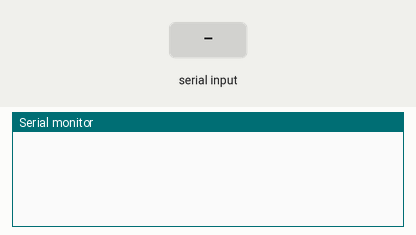
A sketch run on a simulated Arduino Uno, built with avr-gcc and run on an emulated ATmega328P. On the bench: the last lines printed to the serial monitor. The test bench sets the inputs (shaded band).

Above: at 1.2 s.
1.3 s: "REQ:DATA\n" received over Serial
At 2.4 s:
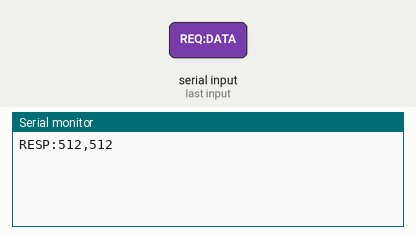
2.8 s: "REQ:DEBUG TRUE\n" received over Serial
At 3.7 s:
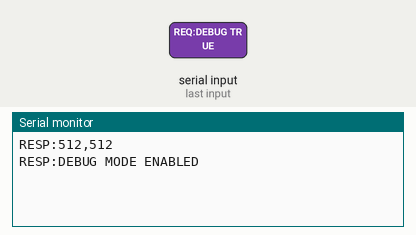
4.3 s: "REQ:DEBUG FALSE\n" received over Serial
At 4.9 s:
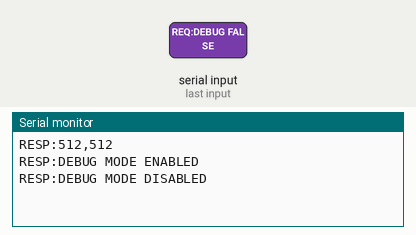
5.8 s: "1\n" received over Serial
At 6.7 s:
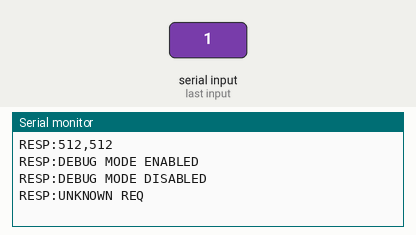

Measured:
- after the input at 1.3 s, the serial monitor: prints a new line at once (image 1)
- after the input at 2.8 s, the serial monitor: prints a new line at once (image 2)
- after the input at 4.3 s, the serial monitor: prints a new line at once (image 3)
- after the input at 5.8 s, the serial monitor: prints a new line at once (image 4)

The sketch:

controller.ino
```cpp
/*  controller.ino
 *  @file      controller.ino
 *  @author    Peyton Anton Rapo
 *  @date      11-March-2024
 *  @brief     Code to run on controller for use in controlling car for final project (Part C) of lab 4
 *
 *  This code will read in requests from serial and will handle these requests accordingly. Currently supports:
 *  - Data Requests (REQ:DATA)
 *  - Debug Enable Requests (REQ:DEBUG TRUE)
 *  - Debug Enable Requests (REQ:DEBUG FALSE)
 *
 *  Note: This code probably doesn't need to rely upon FreeRTOS, but serves as good practice so using it.
 *        Also, car.ino will feature very similar logic as they are both designed in the same way to interface with the python server.
 *
 *  Acknowledgments:
 *  - FreeRTOS Blink_AnalogRead example served as the starting point for this code
 *  - FreeRTOS Documentation
 *  - Arduino Documentation
 *  - FreeRTOS debugging tips (provided by course staff)
 */

#include <Arduino_FreeRTOS.h>
#include <queue.h>

////////////////////////////////////////////////
// DEBUG VARIABLES
////////////////////////////////////////////////
bool DEBUG = false;

////////////////////////////////////////////////
// TASK SKELETONS
////////////////////////////////////////////////

void TaskCommunicationManager( void *pvParameters );

void TaskAnalogRead( void *pvParameters );

////////////////////////////////////////////////
// COMMUNICATION MANAGER VARIABLES
////////////////////////////////////////////////

// Pointer to TaskAnalogRead so I can start/suspend it as needed
TaskHandle_t readPtr = NULL;

// TaskAnalogRead fills the commQueue will data to send
// TaskCommunicationManager will read from commQueue and send to the arduino via serial
QueueHandle_t commQueue = NULL;

////////////////////////////////////////////////
// ANALOG READ VARIABLES
////////////////////////////////////////////////

// Pins for reading from the thumbstick
#define VRx A0
#define VRy A1

struct thumbstickData {
  int xVal;
  int yVal;
};

////////////////////////////////////////////////
// ARDUINO SETUP & LOOP
////////////////////////////////////////////////

/**
 * @brief will run once at the beginning of the arduino life cycle. Assumes connected to computer to start
 *
 * REFERENCES: Used Blink_AnalogRead FreeRTOS example as the starter code for this method
 */
void setup() {
  // Want this to occur before anything else, and not multithreaded.
  // Start serial on baud rate of 9600. Can be interfaced with from serial monitor (for debugging purposes) or from the python server
  Serial.begin(9600);

  while (!Serial) {
    ; // wait for serial port to connect. Needed for native USB, on LEONARDO, MICRO, YUN, and other 32u4 based boards.
  }

  // Only the communication manager is initially active since we need the python server to initiate a data request
  xTaskCreate(
    TaskCommunicationManager
    ,  "CommunicationManager"
    ,  128
    ,  NULL
    ,  0
    ,  NULL );

  // Now the task scheduler, which takes over control of scheduling individual tasks, is automatically started.
}

/**
 * @brief run as often as possible on the arduino. Not used for FreeRTOS.
 *
 * REFERENCES: Used Blink_AnalogRead FreeRTOS example as the starter code for this method
 */
void loop()
{
  // Empty. Things are done in Tasks.
}

////////////////////////////////////////////////
// COMMUNICATION MANAGER TASK
////////////////////////////////////////////////

/**
 * @brief Reads REQ messages from Serial (either serial monitor, if debugging, or from the python server over usb) and handles the messages accordingly. Supports data and debug enable/disable requests.
 *
 * REFERENCES: Used Blink_AnalogRead FreeRTOS example as the starter code for this method, Arduino and FreeRTOS documentation, and the FreeRTOS debugging tips provided by the course staff.
 */
void TaskCommunicationManager(void *pvParameters)
{
  (void) pvParameters;

  // wait for 10 ms as recommended in the FreeRTOS debugging tips
  vTaskDelay( 10 / portTICK_PERIOD_MS );

  // this will only be run once since TaskCommunicationManager is only called once
  communicationManagerSetup();

  readPtr = NULL;
  // Always want to be in a loop of reading data from thumbstick, sending to serial, and waiting for an ACK
  for (;;) {
    // Wait for a REQ message from Serial (Blocking)
    while(!Serial.available()) { // block until there is data to read
      // Checking at a rate of 100Hz (100 times per second) so should be fast enough for real time, while waiting some time
      vTaskDelay( 10 / portTICK_PERIOD_MS ); // wait for 10 ms
    }

    // Handle REQ message (in the form of "REQ:request\n")
    String req = Serial.readStringUntil('\n');

    // for each REQ message we must reply with a RESP message
    if (req.equals("REQ:DATA")) { // request for thumbstick data
      debug("Recevied Request: DATA");
      thumbstickData data = getThumbstickData();
      Serial.println("RESP:" + String(data.xVal) + "," + String(data.yVal));
    } else if (req.equals("REQ:DEBUG TRUE")) { // request to enable debug mode
      DEBUG = true;
      Serial.println("RESP:DEBUG MODE ENABLED");
    } else if (req.equals("REQ:DEBUG FALSE")) { // request to disable debug mode
      DEBUG = false;
      Serial.println("RESP:DEBUG MODE DISABLED");
    } else { // unknown request
      debug("Error Recevied Unknown Request: " + req);
      Serial.println("RESP:UNKNOWN REQ");
    }
  }
}

////////////////////////////////////////////////
// ANALOG READ TASK
////////////////////////////////////////////////

/**
 * @brief Reads in X and Y data from the analog thumbstick and adds it to the commQueue. Relies on TaskCommunicationManager to start this task.
 *
 * REFERENCES: Used Blink_AnalogRead FreeRTOS example as the starter code for this method, FreeRTOS documentation, and the FreeRTOS debugging tips provided by the course staff.
 */
void TaskAnalogRead(void *pvParameters)
{
  (void) pvParameters;

  // wait for 10 ms as recommended in the FreeRTOS debugging tips
  vTaskDelay( 10 / portTICK_PERIOD_MS );

  // initial values for X and Y
  int xVal = 0;
  int yVal = 0;

  // Want to keep looping, but will shut itself down after every data point collected for efficiency (might be overkill though)
  for (;;)
  {
    // read X and Y values from the analog thumbstick
    xVal = analogRead(VRx);
    yVal = analogRead(VRy);

    thumbstickData data = {xVal, yVal}; // wrapper data structure for the thumbstick

    // timeout = 0 aka an error has occured if we ever have to wait.
    if (xQueueSendToBack(commQueue, (void *) &data, (TickType_t) 0) != pdPASS) {
      // error occured. For now there is no error handling, but can maybe try to restart the system as an expansion upon this project.
      debug("Error: Can't send data back to commQueue");
    }

    vTaskSuspend( NULL ); // suspends itself to save CPU space. Will need to awoken by the communication manager
  }
}

////////////////////////////////////////////////
// COMMUNICATION MANAGER HELPER FUNCTIONS
////////////////////////////////////////////////

/**
 * @brief Setups up everything the communication manager needs. Only the commQueue as of now.
 *
 * REFERENCE: FreeRTOS documentation
 */
void communicationManagerSetup() {
  // Really only needs to be size 1 since we are working with sending things one at a time
  // could maybe even use a global variable.
  commQueue = xQueueCreate(
    1,
    sizeof(thumbstickData)
  );
}

/**
 * @brief Handles an incoming data request. Will start the thumbstick task and try to read data from it and then send it over the serial.
 *
 * REFERENCE: FreeRTOS documentation
 */
thumbstickData getThumbstickData() {
  // Once request received get data from analog thumbstick
  // will effectively only run the first time this loop is called
  if (readPtr == NULL) {
    xTaskCreate(
      TaskAnalogRead
      ,  "AnalogRead"
      ,  128
      ,  NULL
      ,  1 // want this to take precedence over the communication manager. Is fine since we are expecting only 1 message at a time.
      ,  &readPtr ); // setup a task handle to the task so we can suspend and restart it when necessary
  } else {
    vTaskResume(readPtr); // will resume the thumbstick task and it will self suspend once finished.
  }

  // Block until we get data from the thumbstick
  // In an expanded version of this project we could throw some errors when blocking too long
  thumbstickData data;
  while (xQueueReceive(commQueue, &data, (TickType_t) 10) != pdPASS) { debug("Waiting for data from thumbstick"); }

  return data;
}

////////////////////////////////////////////////
// UTIL FUNCTIONS
////////////////////////////////////////////////

/**
 * @brief Prints to serial if DEBUG mode is enabled
 */
void debug(String msg) {
  if (DEBUG) Serial.println(msg);
}
```
